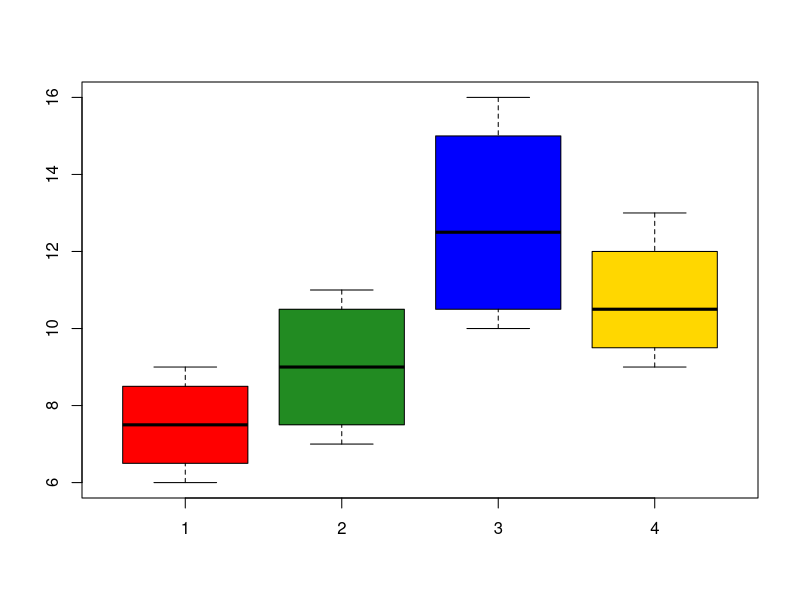

Write R code to recreate this figure.
# MODELOS CON M TRATAMIENTOS y 1 BLOQUE 
MA<-c(6,9,7,8)
MB<-c(7,10,11,8)
MC<-c(10,16,11,14)
MD<-c(10,13,11,9)

boxplot(MA,MB,MC,MD,col=c('red','forestgreen','blue','gold'))

Metodo<-rep(c('A','B','C','D'),4)
Operador<-rep(c('1','2','3','4'),each=4)
Tiempo<-c(6,7,10,10,
          9,10,16,13,
          7,11,11,11,
          8,8,14,9)

DatosEnsambles<-data.frame(METODO=Metodo,
                           OPERADOR=Operador,
                           TIEMPO=Tiempo)

AnovaEnsambles<-aov(TIEMPO~METODO*OPERADOR,
                    data=DatosEnsambles)

summary(AnovaEnsambles)

F0.TRAT<-20.5/2
p.valor1<-1-pf(F0.TRAT,3,9)

F0.BLOQ<-9.5/2
p.valor2<-1-pf(F0.BLOQ,3,9)

abs(mean(MA)-mean(MB))>qt(1-0.05/2,9)
abs(mean(MA)-mean(MC))>qt(1-0.05/2,9)
abs(mean(MA)-mean(MD))>qt(1-0.05/2,9)
abs(mean(MB)-mean(MC))>qt(1-0.05/2,9)
abs(mean(MB)-mean(MD))>qt(1-0.05/2,9)
abs(mean(MC)-mean(MD))>qt(1-0.05/2,9)
